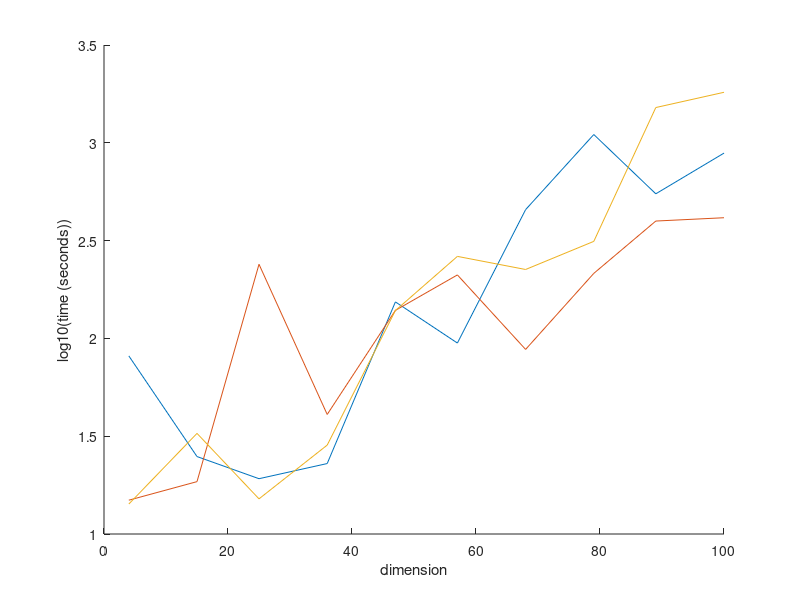
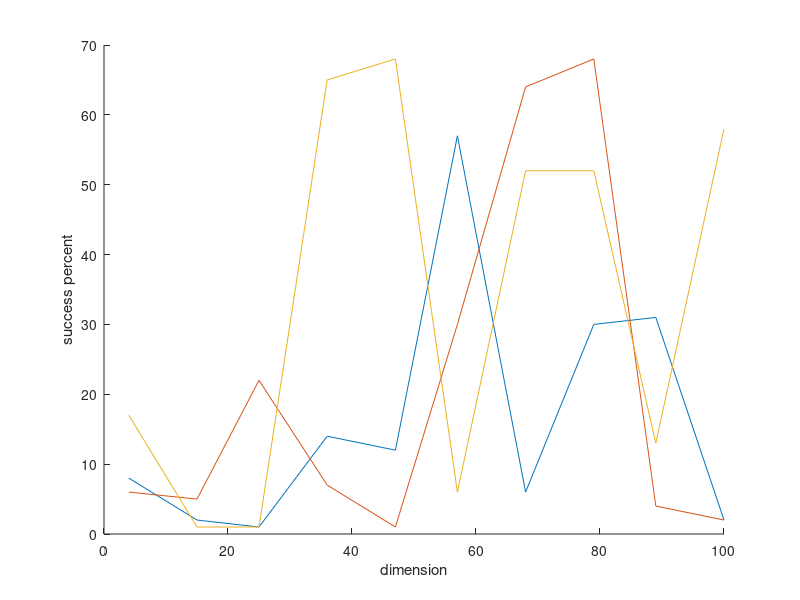

Reproduce these figures in MATLAB, in order.
load('plot_performance.mat')

%nmax=30
figure
hold on;
for i=1:repetitions
    s = round(linspace(nmin, nmax, howmuch))
    %s = s(1:25)
    l = size(s, 2)
    plot(s, log10(results(1:l, i, 1)))
end
ylabel('log10(time (seconds))');
xlabel('dimension');
hold off;

figure
hold on;
for i=1:repetitions
    plot(round(linspace(nmin, nmax, howmuch)), 100 * results(:, i, 2) / k)
end
ylabel('success percent')
xlabel('dimension');

hold off;